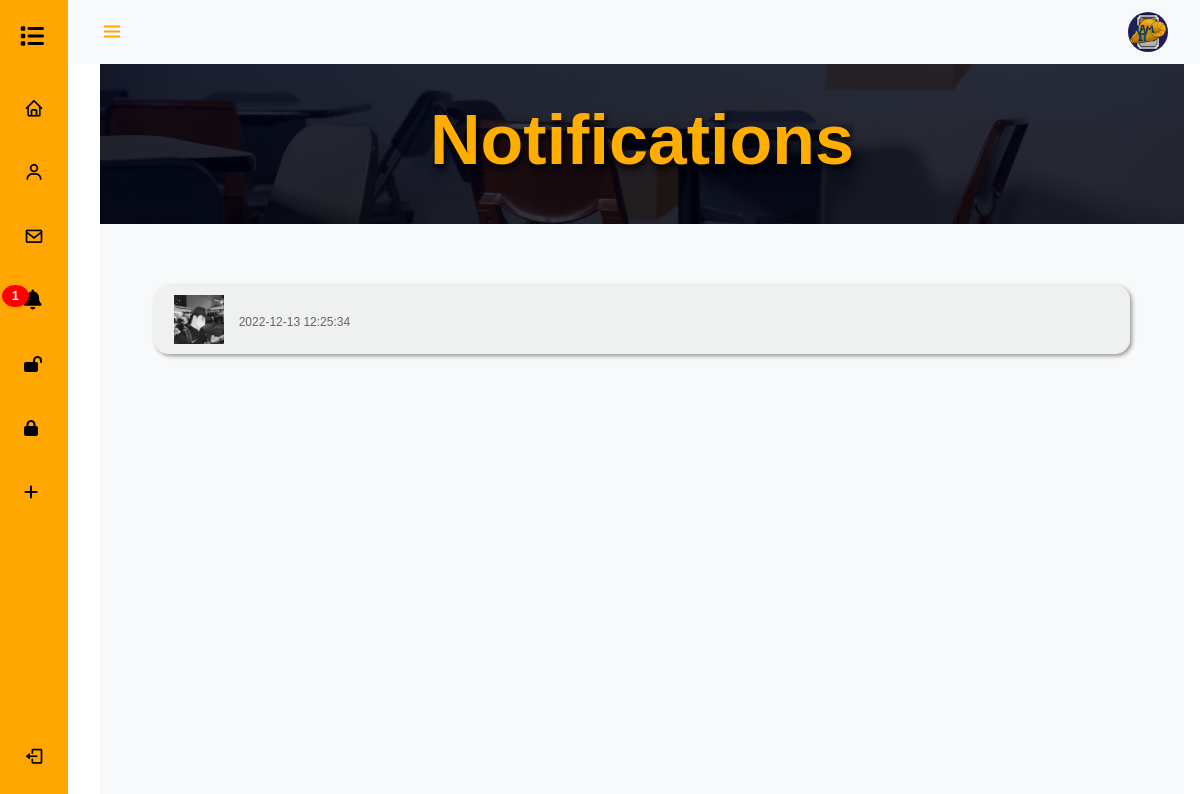
/notification.php (signed in), run on an earlier commit of the app's database.
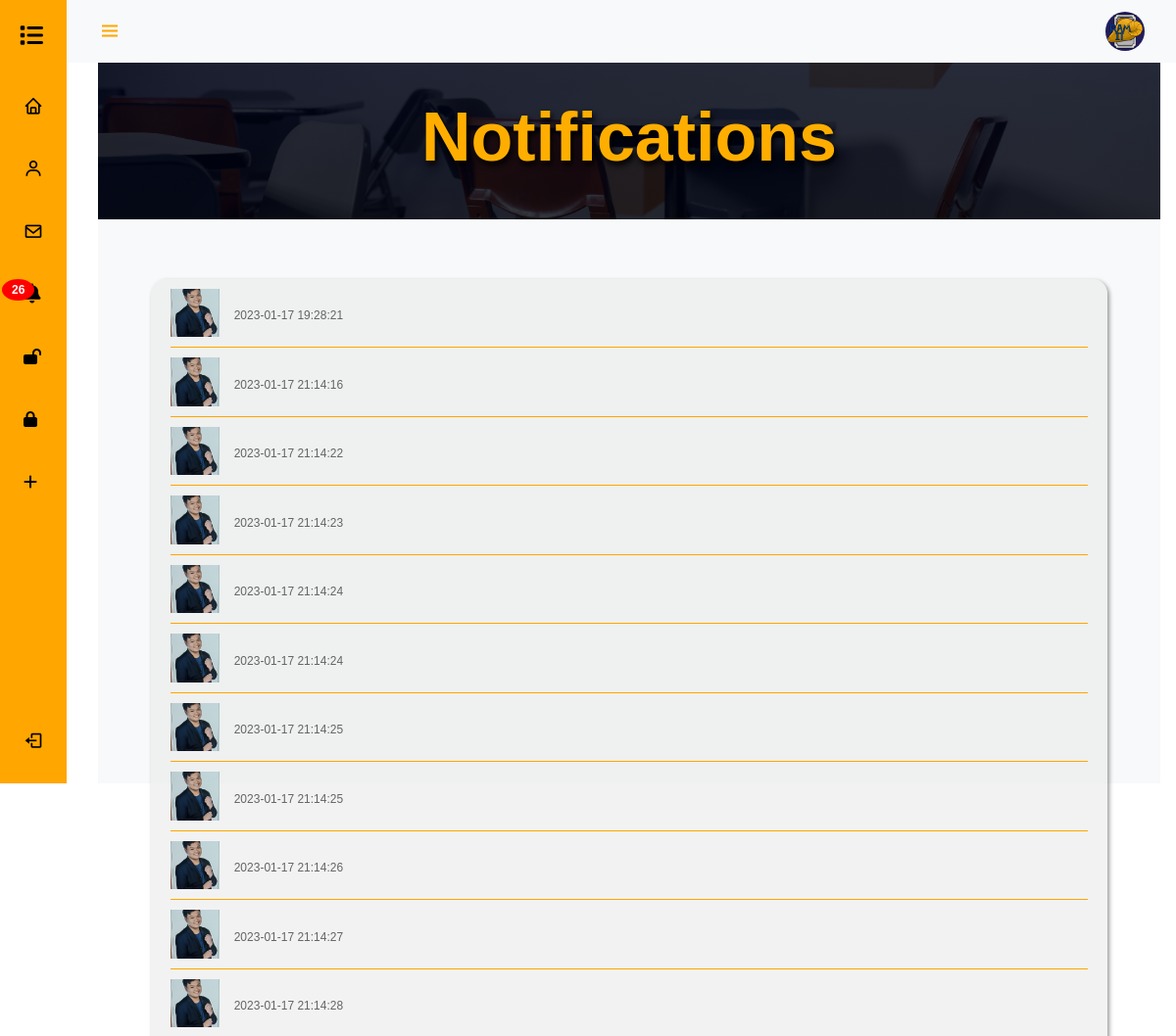
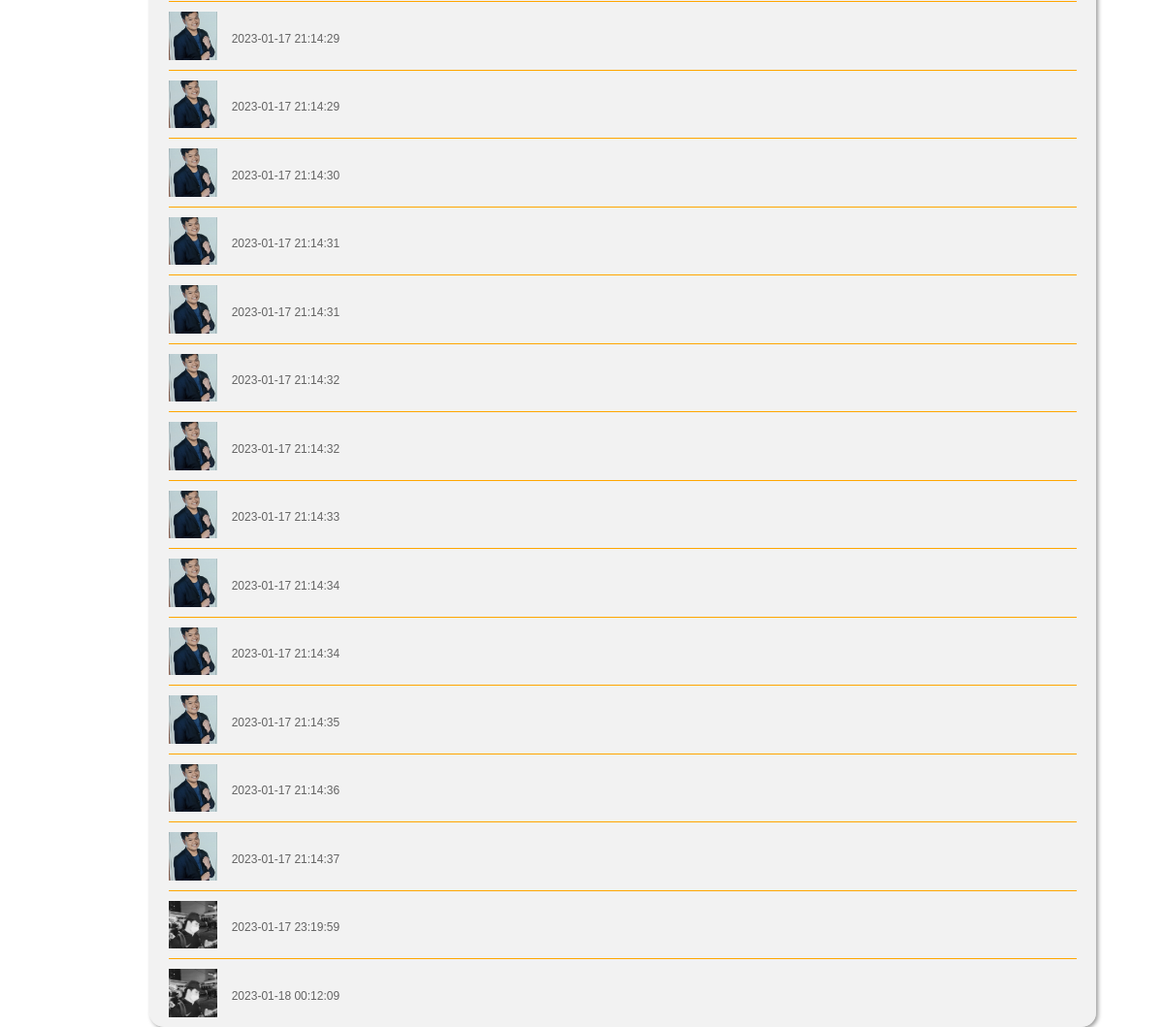
And on a later commit of the database (2 pictures, top to bottom).
### tables this page shows
CREATE TABLE `ticket` (
  `tid` int(11) NOT NULL,
  `iid` int(11) NOT NULL,
  `email` varchar(50) NOT NULL,
  `img` varchar(50) NOT NULL,
  `inquiry` text NOT NULL,
  `itype` varchar(50) NOT NULL,
  `fdes` text NOT NULL,
  `stat` varchar(11) NOT NULL,
  `priority` int(1) NOT NULL,
  `severity` int(1) NOT NULL,
  `filename` varchar(225) NOT NULL,
  `assignid` int(11) NOT NULL,
  `afname` varchar(50) NOT NULL,
  `alname` varchar(50) NOT NULL,
  `dt` datetime NOT NULL,
  `dta` datetime NOT NULL
);

### notification.php (the view, shortened to what the changed rows need)
<?php
require 'code/components/connect.php';
                        if ($_SESSION['pstion'] == "student"){
                            $sql = "SELECT * from ticket where stat = 'open' AND notifstus = 0 AND iid = " .$_SESSION['id']. " ORDER BY notifdti desc";
                            }
                            elseif ($_SESSION['pstion'] == "it")
                            {
                            $sql = "SELECT * from ticket where  stat = 'open' AND notifits = 0 AND assignid = " .$_SESSION['id']. " ORDER BY notifdts desc";
                            }
                            else{
                            $sql = "SELECT * from ticket where stat='pending' OR stat = 'open' AND iid = " .$_SESSION['id']. " AND notifstus = 0  ORDER BY notifdti desc";
                            }
                            $result = mysqli_query($con, $sql);
                            $page = $_GET['link'];
?>
<!DOCTYPE php>
        <html>
            <head>
                <link href='https://cdn.jsdelivr.net/npm/bootstrap@5.0.0-beta1/dist/css/bootstrap.min.css' rel='stylesheet'>
                <link href='https://cdn.jsdelivr.net/npm/boxicons@latest/css/boxicons.min.css' rel='stylesheet'>
                <link rel="stylesheet" href="https://cdnjs.cloudflare.com/ajax/libs/twitter-bootstrap/5.0.2/css/bootstrap.min.css">
                <link rel="stylesheet" href="https://cdnjs.cloudflare.com/ajax/libs/font-awesome/5.15.4/css/all.min.css">
                <link href="res/res-notification/notification.css" rel="stylesheet" type="text/css">
            </head>
    <body className='snippet-body'>
    <body id="body-pd">
            <?php require 'code/components/nav.php'; ?>
            <div class="height-100 bg-light">
                <div>
                    <section id="headerwel">
                       <div class="containerwel">
                           <div class="middlewel">
                               <h1 class="text-white display-3 fw-bold">
                                   <span class="theme-text">Notifications</span></h1>
                           </div>
                       </div>
                       </section>
                   </div>
                   <br>
                <div class="item_background">
                <?php
                            while($row = mysqli_fetch_array($result)){
                                $i++;
                                if ($i > 0 ){
                                if ($_SESSION['pstion'] == "supervisor") {
                        ?>
                                        <div class="notify_item">
                                        <a href="tdetails.php? id=<?=$row['tid']?>">
                                            <div class="notify_img">
                                                <img src="res/accountimg/<?=$row['iid']?>.png" alt="profile_pic" style="width: 50px">
                                            </div>
                                            <div class="notify_info">
                                                <span class="notify_time"><?=$row['dt']?></span>
                                                </a>
                                            </div>
                                        </div>
                       <?php } } else { echo ' <center> <h1>There is no notifications at this time. </h1> </center>';} } ?>
                     </div>
    </body>
            </html>

### code/components/nav.php (shortened to what the changed rows need)
<?php
require 'code/components/connect.php';
if ($_SESSION['pstion'] == "student"){
    $nsql = "SELECT * from ticket where stat = 'open' AND notifstus = 0 AND iid = " .$_SESSION['id']. " ORDER BY notifdti desc";
    }
    elseif ($_SESSION['pstion'] == "it")
    {
    $nsql = "SELECT * from ticket where  stat = 'open' AND notifits = 0 AND assignid = " .$_SESSION['id']. " ORDER BY notifdts desc";
    }
    else{
	$nsql = "SELECT * from ticket where stat='pending' OR stat = 'open' AND iid = " .$_SESSION['id']. " AND notifstus = 0  ORDER BY notifdti desc";
    }
                            $nresult = mysqli_query($con, $nsql);
                            $i = 0;
?>
<div class="l-navbar" id="nav-bar">
                <nav class="nav">
                    <div> <a href="#" class="nav_logo"> <i class="fa-solid fa-list fa-xl" style="color:black;margin-left:-4px;"></i> <span class="nav_logo-name">RAM-IT</span> </a>
                        <div class="nav_list">
                            <a href="notification.php?link=notif" class="nav_link <?php if ($page == 'notif') {echo 'active';} else {echo '';}?>" > <span class="badge"><?php while($nrow = mysqli_fetch_array($nresult)){ $i++; } if( $i == 0) { } else{echo $i;} ?></span><i class='fas fa-bell nav_icon'></i> <span class="nav_name">Notification</span> </a>
                        </div>
                    </div> <a href="code/components/logout.php" class="nav_link"> <i class='bx bx-log-out nav_icon'></i> <span class="nav_name">Sign Out</span> </a>
                </nav>
            </div>

What changed in the data, as far as the page shows it:
now on this page (row edited): ticket: iid (picture), dt "2023-01-17 19:28:21"
now on this page (row edited): ticket: iid (picture), dt "2023-01-17 21:14:16"
changed ticket (number 3 of 26 on the later page): iid: a different picture; dt "2022-12-13 12:25:34" → "2023-01-17 21:14:22"
added ticket: iid (picture), dt "2023-01-17 21:14:23"
added ticket: iid (picture), dt "2023-01-17 21:14:24"
added ticket: iid (picture), dt "2023-01-17 21:14:24"
added ticket: iid (picture), dt "2023-01-17 21:14:25"
added ticket: iid (picture), dt "2023-01-17 21:14:25"
added ticket: iid (picture), dt "2023-01-17 21:14:26"
added ticket: iid (picture), dt "2023-01-17 21:14:27"
added ticket: iid (picture), dt "2023-01-17 21:14:28"
added ticket: iid (picture), dt "2023-01-17 21:14:29"
added ticket: iid (picture), dt "2023-01-17 21:14:29"
added ticket: iid (picture), dt "2023-01-17 21:14:30"
added ticket: iid (picture), dt "2023-01-17 21:14:31"
added ticket: iid (picture), dt "2023-01-17 21:14:31"
added ticket: iid (picture), dt "2023-01-17 21:14:32"
added ticket: iid (picture), dt "2023-01-17 21:14:32"
added ticket: iid (picture), dt "2023-01-17 21:14:33"
added ticket: iid (picture), dt "2023-01-17 21:14:34"
added ticket: iid (picture), dt "2023-01-17 21:14:34"
added ticket: iid (picture), dt "2023-01-17 21:14:35"
added ticket: iid (picture), dt "2023-01-17 21:14:36"
added ticket: iid (picture), dt "2023-01-17 21:14:37"
added ticket: iid (picture), dt "2023-01-17 23:19:59"
added ticket: iid (picture), dt "2023-01-18 00:12:09"
Also different on the page:
$i: "1" → "26"
